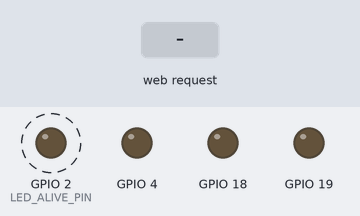
Bench run of a program on a simulated ESP32. On the bench: output pins drawn as LEDs (lit = HIGH). Dashed ring = blinking. The inputs (shaded band) are chosen by the test bench. WiFi joins after 1.5 s; servers stay silent unless stated; the local clock reads 2024-03-15 10:24:30 at power-on unless the program sets it; what the program prints to the serial monitor is not drawn.

Above: at 2.7 s.
2.8 s: HTTP request GET /run received
At 5.3 s:
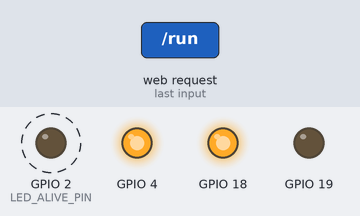
8.7 s: HTTP request GET /reverse_on?duration=1 received
At 9.9 s:
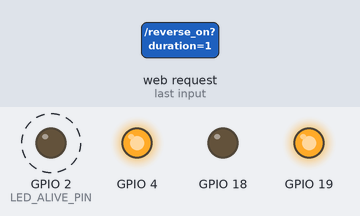
11.7 s: HTTP request GET /run?duration=1 received
At 12.9 s:
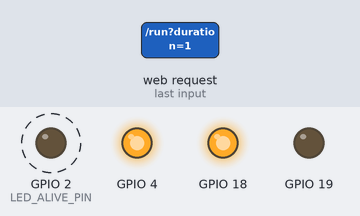
Timing chart, 0 to 14.3 s (numbered marks = the images above; inputs shaded):
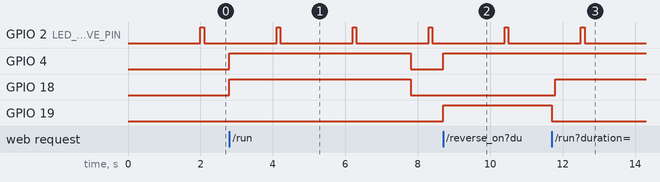

Measured:
- after the input at 2.8 s, GPIO 4, GPIO 18: LOW → HIGH at once, → LOW 5.0 s later
- after the input at 8.7 s, GPIO 4, GPIO 19: LOW → HIGH at once
- after the input at 11.7 s, GPIO 4: stays HIGH (without the input it goes to LOW after 2.0 s); GPIO 18: LOW → HIGH after 0.10 s; GPIO 19: HIGH → LOW after 0.00 s instead of 2.0 s
- by itself, GPIO 2 (LED_ALIVE_PIN): alternates HIGH for 0.10 s and LOW for 2.0 s

The program:

main.cpp
```cpp
#include <WiFi.h>
#include <WebServer.h>
#include "time.h"
#include "Motor/MotorControl.h"

// --- Configuration ---
const char *ssid = "vBakel";          // Replace with your WiFi network name
const char *password = "1001100111";  // Replace with your WiFi password
const int LED_ALIVE_PIN = 2;          // Alive LED Pin
const int AliveOnPeriodTime = 100;
const int AliveOffPeriodTime = 2000;
const int UPDATE_INTERVAL_MS = 1000;  // How often the browser checks the status (1 second)
const char *AUTH_USERNAME = "admin";
const char *AUTH_PASSWORD = "choco";

// Motors
#define MOTOR_A_ENABLE 4
#define MOTOR_A_BACKWARD 19
#define MOTOR_A_FORWARD 18
MotorControl* m_Motor;

// NTP Server
const char *ntpServer = "pool.ntp.org";
const long gmtOffset_sec = 3600;
const int daylightOffset_sec = 3600;

// Create a WebServer object on port 80
WebServer server(80);

// --- State Variables ---
unsigned long AliveLedStatusChanged = 0;
unsigned long motorDurationMs = 5000; // Default motor run time in milliseconds (5 seconds)
unsigned long motorStartTime = 0;     // Time when the motor was last turned ON
bool isMotorRunning = false;          // Current state of the motor
bool isReverseActive = false;
char lastActionTime[128] = "Nog niet gevoerd";

// --- HTML Templates ---
char html_buffer[3500];
// ... (HTML_HEADER, HTML_TIME_FORM, HTML_FOOTER are unchanged)
const char HTML_HEADER[] PROGMEM = R"=====(
<!DOCTYPE html><html><head><meta name='viewport' content='width=device-width, initial-scale=1'>
<title>Geitjes portaal</title>
<style>
body{text-align: center; font-family: sans-serif;}
.state{font-size: 20px; font-weight: bold;}
.button{border: none; background-color: dodgerblue; color: white; padding: 15px 32px; text-align: center; text-decoration: none; display: inline-block; font-size: 16px; margin: 4px 2px; cursor: pointer; border-radius: 8px;}
.form-container{margin-top: 20px; border: 1px solid #ccc; padding: 15px; display: inline-block; border-radius: 5px;}
.running{color: green;} .stopped{color: red;}
.btn-start{background-color: #28a745;} .btn-stop{background-color: #dc3545;}
.btn-reverse{background-color: #ffc107; color: black;}
</style>
</head><body>
<h2>Micky & Molly voermachine</h2>
<hr>
)=====";

const char HTML_TIME_FORM[] PROGMEM = R"=====(
<div class='form-container'>
<form action='/settime' method='get'>
<h4>Admin area</h4>
<label for='duration'>Duration (milliseconds):</label><br>
<input type='number' id='duration' name='duration' value='%lu' min='100' max='120000' required><br><br>
<input class='button' type='submit' value='Set Duration'></form>
</div>
<hr>
)=====";

const char HTML_FOOTER[] PROGMEM = R"=====(
<p>
    <button id='reverseButton' class='button btn-reverse'>Houd vast voor Achteruit</button>
</p>
<script>
const statusElement = document.getElementById('statusText');
const buttonLink = document.getElementById('motorLink');
const buttonElement = document.getElementById('motorButton');
const durationElement = document.getElementById('durationDisplay');
const lastRunElement = document.getElementById('lastRunDisplay');
const reverseButton = document.getElementById('reverseButton');
const interval = %d; // Polling interval from ESP32

function setForwardButtonState(enabled) {
    buttonElement.disabled = !enabled;
    buttonLink.style.pointerEvents = enabled ? 'auto' : 'none'; // Disables the <a> tag
    buttonElement.style.opacity = enabled ? '1' : '0.5';
}

function setReverseButtonState(enabled) {
    reverseButton.disabled = !enabled;
    reverseButton.style.opacity = enabled ? '1' : '0.5';
}

function updateStatus(status) {
    // Update Status Text and Color
    if (status.running) {
        statusElement.textContent = "Er wordt gevoerd";
        statusElement.className = "state running";
        buttonElement.textContent = "Stop voeren";
        buttonElement.className = "button btn-stop";
        // Disable Reverse if Forward is running (polled state)
        setReverseButtonState(false);
    } else {
        statusElement.textContent = "Er wordt niet gevoerd";
        statusElement.className = "state stopped";
        buttonElement.textContent = "Start voeren";
        buttonElement.className = "button btn-start";
        // Enable Reverse if Forward is stopped (polled state)
        setReverseButtonState(true);
    }
    // Update Duration Display (in case it was changed)
    lastRunElement.textContent = status.lastRun;
    durationElement.textContent = status.duration + " ms";
}

function pollStatus() {
    fetch('/status')
        .then(response => response.json())
        .then(data => {
            updateStatus(data);
        })
        .catch(error => console.error('Error fetching status:', error));
}

// --- Reverse Button Logic (Momentary Control) ---
reverseButton.addEventListener('mousedown', function() {
    // Disable Forward button instantly when Reverse is held
    setForwardButtonState(false);
    // Send request to turn motor reverse ON
    fetch('/reverse_on').catch(error => console.error('Reverse ON Error:', error));
});
reverseButton.addEventListener('mouseup', function() {
    // Re-enable Forward button instantly when Reverse is released
    setForwardButtonState(true);
    // Send request to turn motor reverse OFF
    fetch('/reverse_off').catch(error => console.error('Reverse OFF Error:', error));
});
// Handle touch screen devices
reverseButton.addEventListener('touchstart', function(e) {
    e.preventDefault();
    setForwardButtonState(false); // Disable Forward on touch start
    fetch('/reverse_on').catch(error => console.error('Reverse ON Touch Error:', error));
});
reverseButton.addEventListener('touchend', function() {
    setForwardButtonState(true); // Re-enable Forward on touch end
    fetch('/reverse_off').catch(error => console.error('Reverse OFF Touch Error:', error));
});

// Start polling immediately and then every 'interval' milliseconds
pollStatus();
setInterval(pollStatus, interval);
</script>
</body></html>
)=====";


// --- Helper Functions ---
void ControlAliveLed()
{
    bool on = digitalRead(LED_ALIVE_PIN);
    unsigned long now = millis();

    if (on)
    {
        if (now - AliveLedStatusChanged >= AliveOnPeriodTime)
        {
            AliveLedStatusChanged = now;
            digitalWrite(LED_ALIVE_PIN, LOW);
        }
    }
    else
    {
        if (now - AliveLedStatusChanged >= AliveOffPeriodTime)
        {
            AliveLedStatusChanged = now;
            digitalWrite(LED_ALIVE_PIN, HIGH);
        }
    }
}

// FIX: Helper function to get and format current local time
void updateLastActionTime() {
    tm timeinfo;
    if (getLocalTime(&timeinfo))
    {
        strftime(lastActionTime, sizeof(lastActionTime), "%d-%m-%Y om %H:%M:%S", &timeinfo);
    } else {
        sprintf(lastActionTime, "Tijd onbekend");
    }
}

tm GetLocalTime()
{
    tm timeinfo;
    if (!getLocalTime(&timeinfo))
    {
        Serial.println("Failed to obtain time");
    }
    return timeinfo;
}


// --- Optimized HTML Content Function ---
void sendOptimizedHTML()
{
    // 1. Send HTML Header
    server.sendContent_P(HTML_HEADER);

    // 2. Insert Motor Status and Toggle Button with unique IDs for JS
    const char *statusText = isMotorRunning ? "Er wordt gevoerd" : "Er wordt niet gevoerd";
    const char *statusClass = isMotorRunning ? "running" : "stopped";

    sprintf(html_buffer,
            "<p>Voer Status: <span id='statusText' class='state %s'>%s</span></p>"
            // FIX: Use the global lastActionTime variable directly here
            "<p>Laatste actie: <span id='lastRunDisplay'>%s</span></p>"
            "<p>Motor Duration Set: <span id='durationDisplay'>%lu ms</span></p>"
            "<p><a id='motorLink' href='/run'><button id='motorButton' class='button %s'>%s</button></a></p>",
            statusClass, statusText,
            lastActionTime, // FIX: Use stored time
            motorDurationMs,
            isMotorRunning ? "btn-stop" : "btn-start",
            isMotorRunning ? "Stop voeren" : "Start voeren");
    server.sendContent(html_buffer);

    // 3. Send Time Input Form (formatted with current duration)
    sprintf(html_buffer, HTML_TIME_FORM, motorDurationMs);
    server.sendContent(html_buffer);

    // 4. Send HTML Footer with JavaScript (formatted with polling interval)
    sprintf(html_buffer, HTML_FOOTER, UPDATE_INTERVAL_MS);
    server.sendContent(html_buffer);
}

// --- Handler for Status API ---
void handleStatus()
{
    char response[128 + 128]; // Increased buffer size for safety with JSON string

    // FIX: Send the stored lastActionTime string
    sprintf(response, "{\"running\":%s,\"lastRun\":\"%s\",\"duration\":%lu}",
        isMotorRunning ? "true" : "false",
        lastActionTime, // FIX: Send stored time
        motorDurationMs);

    server.send(200, "application/json", response);
}

// --- Handler Functions ---
void handleRoot()
{
    server.setContentLength(CONTENT_LENGTH_UNKNOWN);
    server.send(200, "text/html", "");
    sendOptimizedHTML();
    server.client().stop();
}

void handleRun()
{
    // NEW CHECK: If reverse is active, block forward run request
    if (isReverseActive) {
        Serial.println("BLOCKED: Cannot start forward while reverse button is held.");
        server.sendHeader("Location", "/");
        server.send(303);
        server.client().stop();
        return;
    }

    if (!isMotorRunning)
    {
        // Start motor
        m_Motor->MotorRunForward();
        motorStartTime = millis();
        isMotorRunning = true;
        updateLastActionTime(); // FIX: Update time when starting
        char msg[100];
        sprintf(msg, "Motor started for: %lu ms", motorDurationMs);
        Serial.println(msg);
    }
    else
    {
        // Stop motor manually
        m_Motor->MotorStop();
        motorStartTime = 0;
        isMotorRunning = false;
        // updateLastActionTime(); // FIX: Update time when manually stopping
        Serial.println("Motor stopped manually.");
    }
    server.sendHeader("Location", "/");
    server.send(303);
    server.client().stop();
}

void handleReverseOn()
{
    // NEW CHECK: If forward is running, block reverse activation
    if (isMotorRunning) {
        Serial.println("BLOCKED: Cannot start reverse while forward motor is running.");
        server.send(200, "text/plain", "BLOCKED");
        return;
    }

    m_Motor->MotorRunBackward();
    Serial.println("Reverse motor ON (momentary).");
    server.send(200, "text/plain", "OK");
}

void handleReverseOff()
{
    m_Motor->MotorStop();
    Serial.println("Reverse motor OFF (momentary).");
    server.send(200, "text/plain", "OK");
}

void handleSetTime()
{
    // Check for authentication before allowing the duration change
    if (!server.authenticate(AUTH_USERNAME, AUTH_PASSWORD))
    {
        server.requestAuthentication();
        return;
    }

    if (server.hasArg("duration"))
    {
        long newDuration = server.arg("duration").toInt();
        if (newDuration > 0)
        {
            motorDurationMs = newDuration;
            char msg[100];
            sprintf(msg, "New motor duration set to: %lu ms", motorDurationMs);
            Serial.println(msg);
        }
    }
    server.sendHeader("Location", "/");
    server.send(303);
    server.client().stop();
}

// --- Setup and Loop ---
void setup()
{
    Serial.begin(115200);
    pinMode(LED_ALIVE_PIN, OUTPUT);

    // Create and initialize the motor
    m_Motor = new MotorControl(MOTOR_A_ENABLE, MOTOR_A_FORWARD, MOTOR_A_BACKWARD, "Main motor");

    char msg[32];
    sprintf(msg, "Connecting to %s", ssid);
    Serial.print(msg);
    WiFi.begin(ssid, password);
    while (WiFi.status() != WL_CONNECTED)
    {
        delay(500);
        Serial.print(".");
    }

    Serial.println("\nWiFi connected.");
    Serial.print("Access Web Server at: http://");
    Serial.println(WiFi.localIP());

    // Create endpoints for the server
    server.on("/", handleRoot);
    server.on("/run", handleRun);
    server.on("/settime", handleSetTime);
    server.on("/status", handleStatus);
    server.on("/reverse_on", handleReverseOn);
    server.on("/reverse_off", handleReverseOff);

    server.begin();
    Serial.println("HTTP server started");

    // Init and get the time
    configTime(gmtOffset_sec, daylightOffset_sec, ntpServer);
}

void loop()
{
    ControlAliveLed();
    server.handleClient();

    // Check if the motor's timed duration has elapsed
    if (m_Motor->CheckMaxRunTime(motorDurationMs))
    {
        // Motor stops automatically
        m_Motor->MotorStop();
        isMotorRunning = false;
        motorStartTime = 0;
        // updateLastActionTime(); // FIX: Update time when stopping due to timer

        char msg[100];
        sprintf(msg, "Motor stopped automatically after %lu ms", motorDurationMs);
        Serial.println(msg);
    }
}
```

MotorControl.cpp
```cpp
#include "MotorControl.h"
#include <Arduino.h>

MotorControl::MotorControl(int enablePin, int forwardPin, int backwardPin, const char* motorName) :
m_EnablePin(enablePin),
m_ForwardPin(forwardPin),
m_BackwardPin(backwardPin),
m_MotorString (motorName)
{
    if (ValidPins(forwardPin, backwardPin))
    {
        pinMode(enablePin, OUTPUT);
        pinMode(forwardPin, OUTPUT);
        pinMode(backwardPin, OUTPUT);
    }
}

void MotorControl::MotorStop()
{
    m_StartTimeStamp = 0;
    digitalWrite(m_ForwardPin, LOW);
    digitalWrite(m_BackwardPin, LOW);
    if (EnableMotor(false))
    {
        Serial.println("Motor stopped");
    }
    else
    {
        Serial.println("Failed to stop motor");
    }
}

void MotorControl::MotorRunForward()
{
    char msg[32];
    sprintf(msg, "%s: run forward", m_MotorString);
    Serial.println(msg);

    // Enable the drive
    if (EnableMotor(true))
    {
        // First disable backwards, then enable forwards
        if (digitalRead(m_BackwardPin))
        {
            digitalWrite(m_BackwardPin, LOW);
            delay(100);
        }
        digitalWrite(m_ForwardPin, HIGH);
        m_StartTimeStamp = millis();
        Serial.println("Forward complete");
    }
}

void MotorControl::MotorRunBackward()
{
    char msg[32];
    sprintf(msg, "%s: run backward", m_MotorString);
    Serial.println(msg);

    // Enable the drive
    if (EnableMotor(true))
    {
        // First disable forwards, then enable backwards
        if (digitalRead(m_ForwardPin))
        {
            digitalWrite(m_ForwardPin, LOW);
            delay(100);
        }
        digitalWrite(m_BackwardPin, HIGH);
        m_StartTimeStamp = millis();
        Serial.println("Backward complete");
    }
}

bool MotorControl::IsMotorRunning()
{
    // Check if the motor is enabled
    if (digitalRead(m_EnablePin))
    {
        // If either one of the pins are on, the motor is running
        return digitalRead(m_ForwardPin) || digitalRead(m_BackwardPin);
    }
    return false;
}

bool MotorControl::EnableMotor(bool enable)
{
    if (m_EnablePin > -1)
    {
        digitalWrite(m_EnablePin, enable ? HIGH : LOW);
        bool enabled = digitalRead(m_EnablePin);

        char msg[64];
        sprintf(msg, "%s %s", m_MotorString, enabled ? "enabled" : "disabled");
        Serial.println(msg);
        return enable == enabled;
    }
    return false;
}

bool MotorControl::ValidPins(int forwardPin, int backwardPin)
{
    bool valid = forwardPin > -1 && backwardPin > -1;
    char msg[32];
    sprintf(msg, "%s pins selected", valid ? "valid" : "invalid");
    Serial.println(msg);
    return valid;
}

/// @brief Controls the maximum runtime for a motor
/// @param maxRunTime
/// @return true if motor was stopped due to a timeout, otherwise false
bool MotorControl::CheckMaxRunTime(int maxRunTime)
{
    int now = millis();
    if (IsMotorRunning() &&
        (now - m_StartTimeStamp) >= maxRunTime)
    {
        // Timeout expired, stop the motor
        MotorStop();
        return true;
    }
    return false;
}
```

MotorControl.h
```cpp
#ifndef MOTOR_CONTROL_H

#define MOTOR_CONTROL_H

class MotorControl
{
    public:
        // Constructor
        MotorControl(int enablePin, int forwardPin, int backwardPin, const char* motorName);

        // Methods
        void MotorStop();
        void MotorRunForward();
        void MotorRunBackward();
        bool IsMotorRunning();
        bool CheckMaxRunTime(int maxRunTime = 3000);    // 3000 ms as default

    private:
        // Methods
        bool EnableMotor(bool enable);
        bool ValidPins(int forwardPin, int backwardPin);

        // FieldS
        const int m_EnablePin = 0;
        const int m_ForwardPin = 0;
        const int m_BackwardPin = 0;
        const char* m_MotorString;

        int m_StartTimeStamp = 0;
        int m_MaxRunTime = 0;
};

#endif // MOTOR_CONTROL
```
